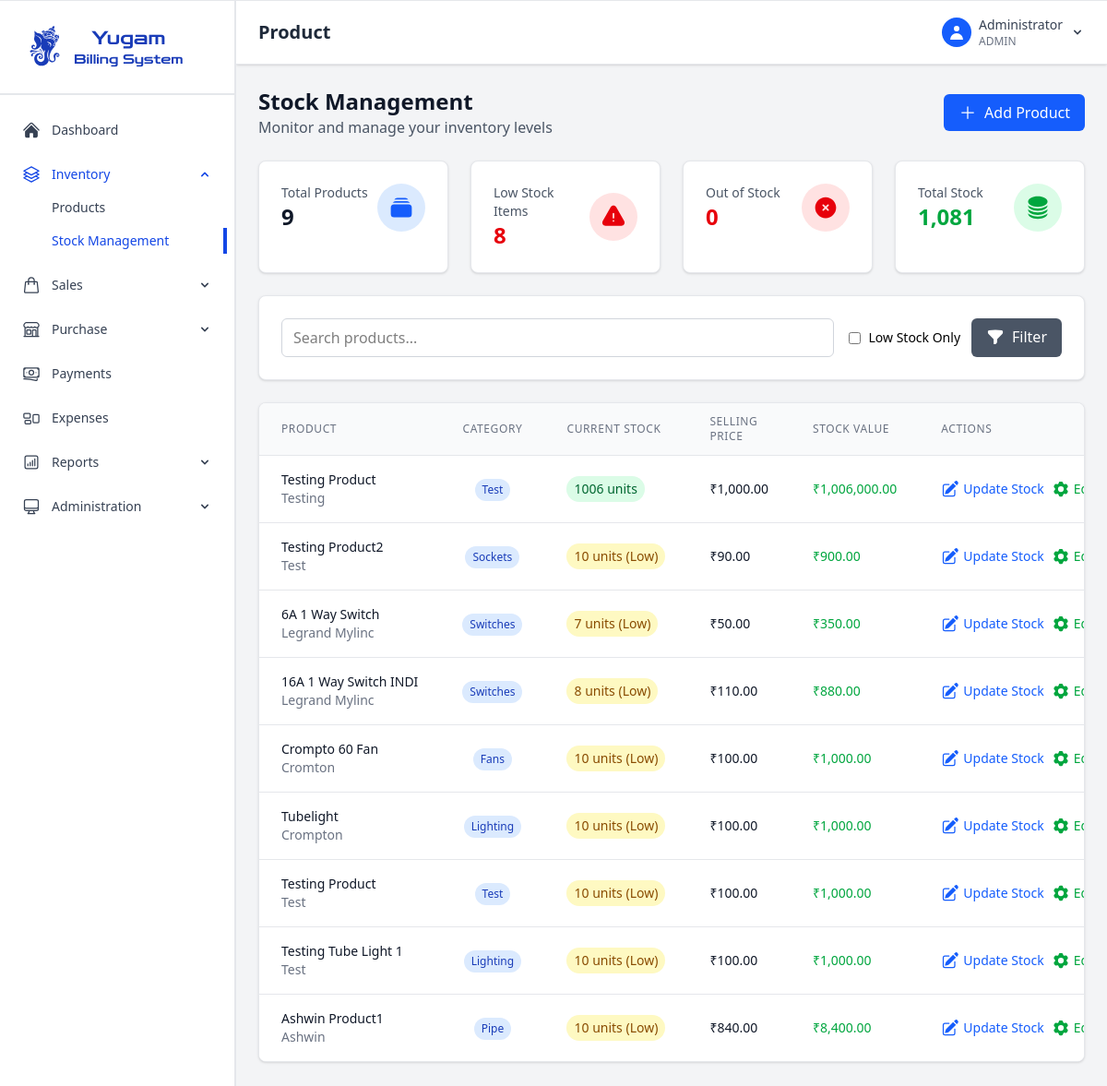
/stock (signed in), run on an earlier commit of the app's database.
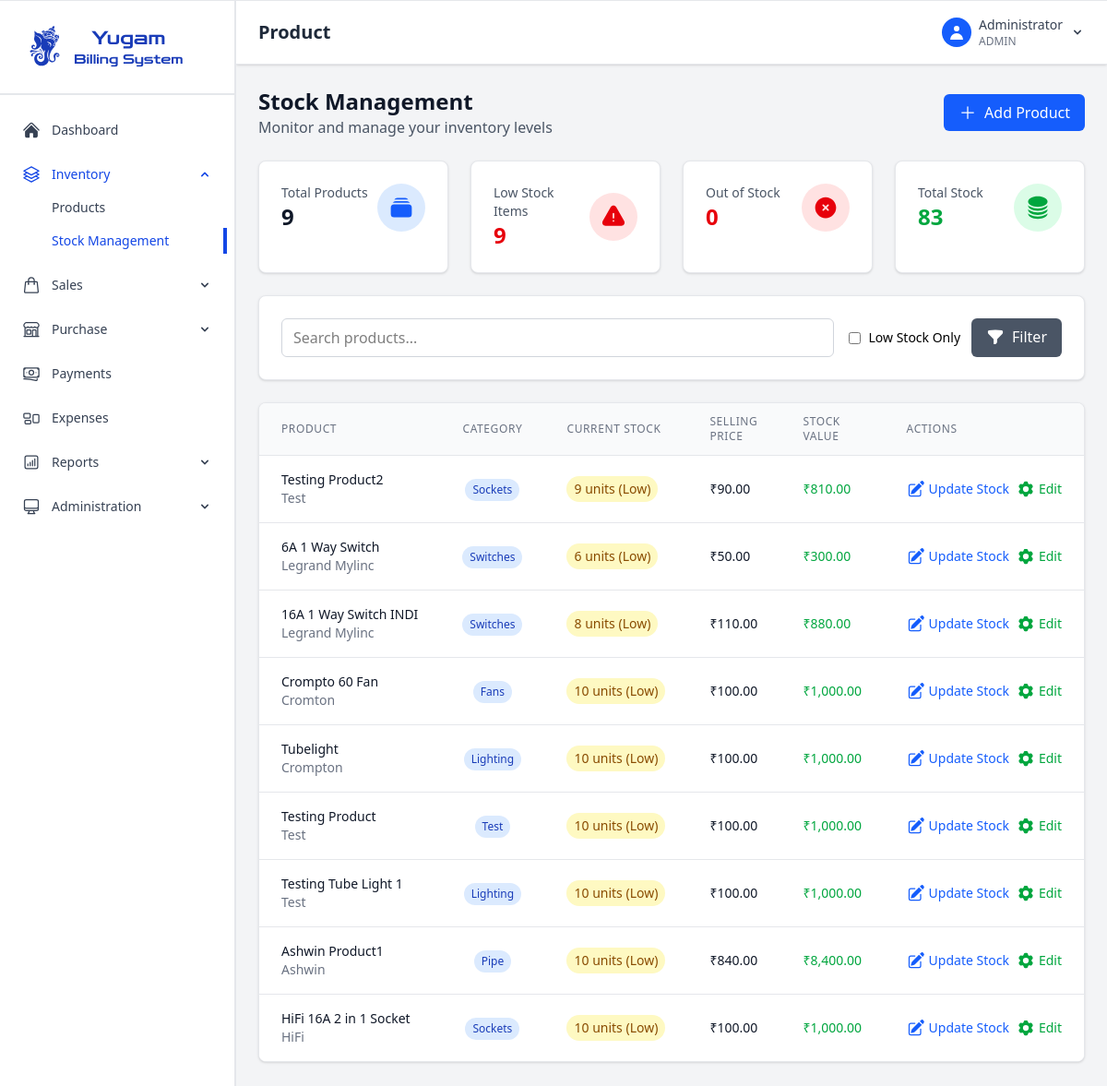
And on a later commit of the database.
### app.py (models this page shows)
class Product(db.Model):
    id = db.Column(db.Integer, primary_key=True)
    name = db.Column(db.String(100), nullable=False)
    category = db.Column(db.String(50), nullable=False)
    brand = db.Column(db.String(50), nullable=False)
    mrp_price = db.Column(db.Float, nullable=False)
    cost_price = db.Column(db.Float, nullable=False)
    selling_price = db.Column(db.Float, nullable=False)
    gst_rate = db.Column(db.Float, nullable=False)
    stock_quantity = db.Column(db.Float, default=0)
    vendor_id = db.Column(db.Integer, db.ForeignKey('vendor.id'))
    created_at = db.Column(db.DateTime, default=datetime.utcnow)

### app.py (the view)
@app.route('/stock')
@login_required
def stock_management():
    page = request.args.get('page', 1, type=int)
    search = request.args.get('search', '', type=str)
    low_stock = request.args.get('low_stock', False, type=bool)
    query = Product.query
    if search:
        query = query.filter(Product.name.contains(search))
    if low_stock:
        query = query.filter(Product.stock_quantity <= 10)
    products = query.paginate(
        page=page, per_page=15, error_out=False
    )
    return render_template('stock_management.html', products=products, search=search, low_stock=low_stock)

### app.py (called while the page is built)
@login_manager.user_loader
def load_user(user_id):
    return User.query.get(int(user_id))

@app.context_processor
def inject_datetime():
    return {'datetime': datetime}

### templates/stock_management.html (shortened to what the changed rows need)
{% extends "base.html" %}
{% block page_title %}Product{% endblock %}
{% block content %}
<div class="space-y-6">
    <div class="flex flex-col sm:flex-row justify-between items-start sm:items-center">
        <div>
            <h1 class="text-2xl font-bold text-gray-900">Stock Management</h1>
        </div>
    </div>
    <div class="grid lg:grid-cols-4 md:grid-cols-2 gap-6">
        <div class="bg-white rounded-lg shadow-sm border border-gray-200 p-6">
            <div class="flex items-center justify-between">
                <div>
                    <p class="text-sm font-medium text-gray-600">Low Stock Items</p>
                    <p class="text-2xl font-bold text-red-600">{{ products.items|selectattr('stock_quantity', '>', 0)|selectattr('stock_quantity', '<=', 10)|list|length }}</p>
                </div>
            </div>
        </div>
        <div class="bg-white rounded-lg shadow-sm border border-gray-200 p-6">
            <div class="flex items-center justify-between">
                <div>
                    <p class="text-sm font-medium text-gray-600">Total Stock</p>
                    <p class="text-2xl font-bold text-green-600">{{ "{:,.0f}".format(products.items|sum(attribute='stock_quantity')) }}</p>
                </div>
            </div>
        </div>
    </div>
    <div class="bg-white rounded-lg shadow-sm border border-gray-200 overflow-hidden">
        <div class="overflow-x-auto">
            <table class="min-w-full divide-y divide-gray-200">
                <thead class="bg-gray-50">
                    <tr>
                        <th class="px-6 py-3 text-left text-xs font-medium text-gray-500 uppercase tracking-wider">Product</th>
                        <th class="px-6 py-3 text-center text-xs font-medium text-gray-500 uppercase tracking-wider">Category</th>
                        <th class="px-6 py-3 text-left text-xs font-medium text-gray-500 uppercase tracking-wider">Current Stock</th>
                        <th class="px-6 py-3 text-left text-xs font-medium text-gray-500 uppercase tracking-wider">Selling Price</th>
                        <th class="px-6 py-3 text-left text-xs font-medium text-gray-500 uppercase tracking-wider">Stock Value</th>
                        <th class="px-6 py-3 text-left text-xs font-medium text-gray-500 uppercase tracking-wider">Actions</th>
                    </tr>
                </thead>
                <tbody class="bg-white divide-y divide-gray-200">
                    {% for product in products.items %}
                        <tr class="hover:bg-gray-50">
                            <td class="px-6 py-4 whitespace-nowrap">
                                <div>
                                    <div class="text-sm font-medium text-gray-900">{{ product.name }}</div>
                                    <div class="text-sm text-gray-500">{{ product.brand }}</div>
                                </div>
                            </td>
                            <td class="px-6 py-4 whitespace-nowrap text-center">
                                <span class="inline-flex px-2 py-1 text-xs font-medium bg-blue-100 text-blue-800 rounded-full">
                                    {{ product.category }}
                                </span>
                            </td>
                            <td class="px-6 py-4 whitespace-nowrap">
                                {% if product.stock_quantity == 0 %}
                                    <span class="inline-flex px-2 py-1 text-sm font-medium bg-red-100 text-red-800 rounded-full">
                                        Out of Stock
                                    </span>
                                {% elif product.stock_quantity <= 5 %}
                                    <span class="inline-flex px-2 py-1 text-sm font-medium bg-red-100 text-red-800 rounded-full">
                                        {{ product.stock_quantity }} units (Critical)
                                    </span>
                                {% elif product.stock_quantity <= 20 %}
                                    <span class="inline-flex px-2 py-1 text-sm font-medium bg-yellow-100 text-yellow-800 rounded-full">
                                        {{ product.stock_quantity }} units (Low)
                                    </span>
                                {% else %}
                                    <span class="inline-flex px-2 py-1 text-sm font-medium bg-green-100 text-green-800 rounded-full">
                                        {{ product.stock_quantity }} units
                                    </span>
                                {% endif %}
                            </td>
                            <td class="px-6 py-4 whitespace-nowrap text-sm text-gray-900">
                                ₹{{ "{:,.2f}".format(product.selling_price) }}
                            </td>
                            <td class="px-6 py-4 whitespace-nowrap text-sm font-medium text-green-600">
                                ₹{{ "{:,.2f}".format(product.stock_quantity * product.selling_price) }}
                            </td>
                            <td class="px-6 py-4 whitespace-nowrap text-sm font-medium">
                                <div class="flex space-x-2">
                                    <button class="stock-update-btn text-blue-600 hover:text-blue-900 transition-colors duration-200 flex cursor-pointer"
                                            data-product-id="{{ product.id }}"
                                            data-product-name="{{ product.name }}"
                                            data-stock="{{ product.stock_quantity }}">
                                               Update Stock
                                    </button>
                                    <a href="{{ url_for('edit_product', product_id=product.id) }}"
                                       class="text-green-600 hover:text-green-900 transition-colors duration-200 flex">
                                       Edit
                                    </a>
                                </div>
                            </td>
                        </tr>
                    {% endfor %}
                </tbody>
            </table>
        </div>
    </div>
</div>
{% endblock %}

What changed in the data, as far as the page shows it:
removed Product: name "Testing Product", brand "Testing", category "Test", stock_quantity "1006", selling_price "1,000.00", product.stock_quantity*product.selling_price "1,006,000.00"
changed Product "Testing Product2": stock_quantity "10" → "9"; product.stock_quantity*product.selling_price "900.00" → "810.00"
changed Product "6A 1 Way Switch": stock_quantity "7" → "6"; product.stock_quantity*product.selling_price "350.00" → "300.00"
added Product: name "HiFi 16A 2 in 1 Socket", brand "HiFi", category "Sockets", stock_quantity "10", selling_price "100.00", product.stock_quantity*product.selling_price "1,000.00"
Also different on the page:
{{ "{:,.0f}".format(products.items|sum(attribute='stock_quantity')) }}: "1,081" → "83"
text no longer shown: "8"
text now shown: "9"
